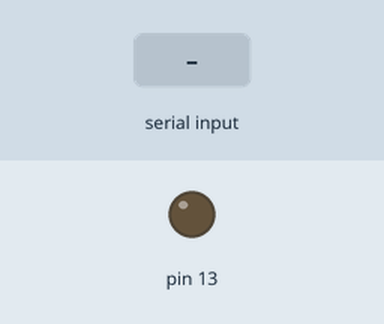
This sketch was run on a simulated Arduino Mega 2560, built with avr-gcc and run on an emulated ATmega2560. On the bench: output pins drawn as LEDs (lit = HIGH). Inputs (shaded band) come from the test bench.

Above: at 1.2 s.
1.3 s: "1" received over the second serial link
At 2.5 s:
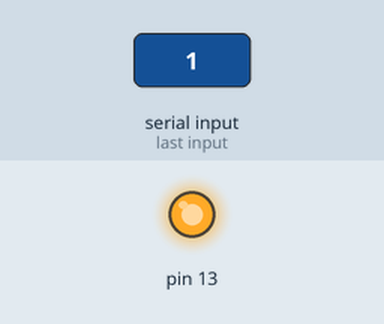
Timing chart, 0 to 4.3 s (numbered marks = the images above; inputs shaded):
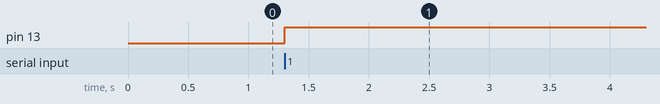

Measured:
- after the input at 1.3 s, pin 13: LOW → HIGH at once

The sketch:

HWSERIAL-ReciveTest.ino
```cpp
#define HWSERIAL Serial2

void setup() {
  // put your setup code here, to run once:
HWSERIAL.begin(9600);
pinMode(13, OUTPUT);
}

void loop() {
  if (HWSERIAL.available()) {
    digitalWrite(13, HIGH);
  }
}
```
